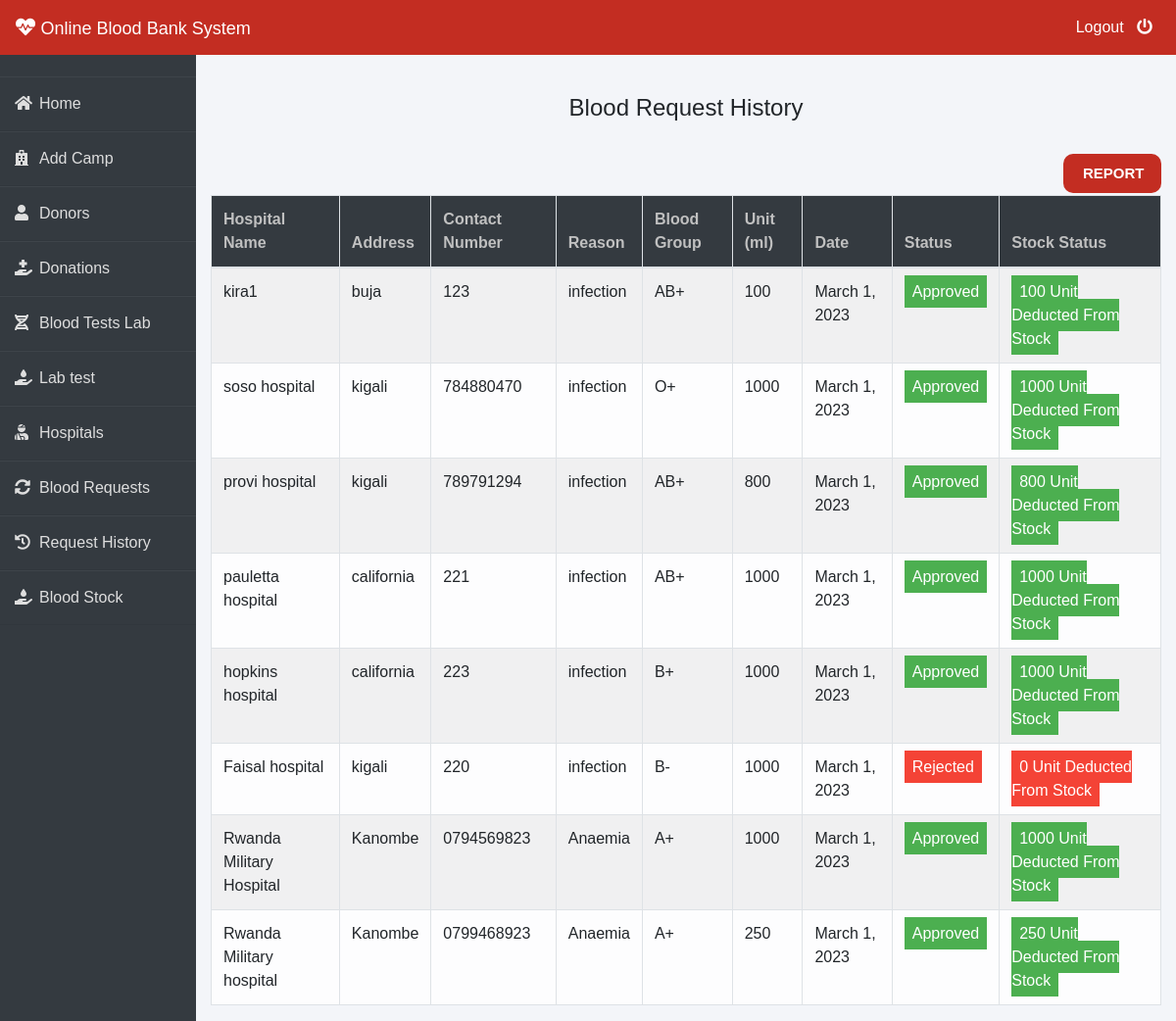
Page /admin-request-history (signed in) on the earlier database version.
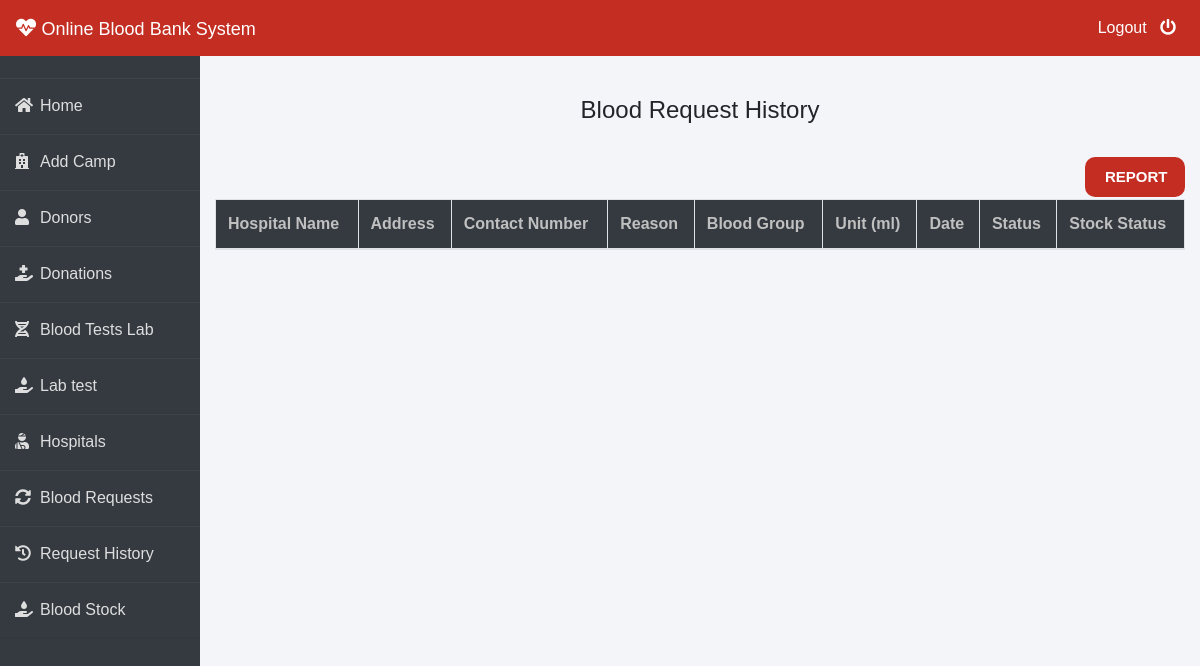
Same page on the later database version.
### blood/models.py (models this page shows, shortened)
class BloodRequest(models.Model):
    request_by_patient = models.ForeignKey(pmodels.Patient, null=True, on_delete=models.CASCADE)
    request_by_donor = models.ForeignKey(dmodels.Donor, null=True, on_delete=models.CASCADE)
    hospital_name = models.CharField(max_length=30)
    address = models.CharField(max_length=40)
    mobile = models.CharField(max_length=20,null=False)
    reason = models.CharField(max_length=500)
    bloodgroup = models.CharField(max_length=10)
    unit = models.PositiveIntegerField(default=0)
    status = models.CharField(max_length=20, default="Pending")
    date = models.DateField(auto_now=True)

### blood/views.py (the view)
# urls.py: path('admin-request-history', views.admin_request_history_view,name='admin-request-history'),
@login_required(login_url='adminlogin')
def admin_request_history_view(request):
    requests = models.BloodRequest.objects.all().exclude(status='Pending')
    return render(request, 'blood/admin_request_history.html', {'requests': requests})

### templates/blood/admin_request_history.html (shortened to what this page needs)
{% extends 'blood/adminbase.html' %}
{% block content %}
{% load widget_tweaks %}
{%load static%}
<head>
</head>
<br><br>
<div class="container">
    <H4 class="text-center">Blood Request History</H4><br>
    <a id="export-pdf" href="{% url 'export-pdf' %}">REPORT</a>
    <table class="table table-light table-hover table-bordered table-striped">
        <thead class="bg-dark">
            <tr>
                <th scope="col" style="color: rgb(192, 192, 192);">Hospital Name</th>
                <th scope="col" style="color: rgb(192, 192, 192);">Address</th>
                <th scope="col" style="color: rgb(192, 192, 192);">Contact Number</th>
                <th scope="col" style="color: rgb(192, 192, 192);">Reason</th>
                <th scope="col" style="color: rgb(192, 192, 192);">Blood Group</th>
                <th scope="col" style="color: rgb(192, 192, 192);">Unit (ml)</th>
                <th scope="col" style="color: rgb(192, 192, 192);">Date</th>
                <th scope="col" style="color: rgb(192, 192, 192);">Status</th>
                <th scope="col" style="color: rgb(192, 192, 192);">Stock Status</th>
            </tr>
        </thead>
        <tbody>
            {% for t in requests %}
            <tr>
                <td> {{t.hospital_name}}</td>
                <td>{{t.address}}</td>
                <td>{{t.mobile}}</td>
                <td>{{t.reason}}</td>
                <td>{{t.bloodgroup}}</td>
                <td>{{t.unit}}</td>
                <td>{{t.date}}</td>
                {% if t.status == 'Approved' %}
                <td><span class="label success"> Approved</span></td>
                <td><span class="label success"> {{t.unit}} Unit Deducted From Stock</span></td>
                {% else %}
                <td><span class="label danger">Rejected</span></td>
                <td><span class="label danger"> 0 Unit Deducted From Stock</span></td>
                {% endif %}
            </tr>
            {% endfor %}
        </tbody>
    </table>
</div>
{% endblock content %}

Differences in the rows shown:
removed BloodRequest: hospital_name "kira1", address "buja", mobile "123", reason "infection", bloodgroup "AB+", unit "100", date "March 1, 2023"
removed BloodRequest: hospital_name "soso hospital", address "kigali", mobile "784880470", reason "infection", bloodgroup "O+", unit "1000", date "March 1, 2023"
removed BloodRequest: hospital_name "provi hospital", address "kigali", mobile "789791294", reason "infection", bloodgroup "AB+", unit "800", date "March 1, 2023"
removed BloodRequest: hospital_name "pauletta hospital", address "california", mobile "221", reason "infection", bloodgroup "AB+", unit "1000", date "March 1, 2023"
removed BloodRequest: hospital_name "hopkins hospital", address "california", mobile "223", reason "infection", bloodgroup "B+", unit "1000", date "March 1, 2023"
removed BloodRequest: hospital_name "Faisal hospital", address "kigali", mobile "220", reason "infection", bloodgroup "B-", unit "1000", date "March 1, 2023", status "Rejected"
removed BloodRequest: hospital_name "Rwanda Military Hospital", address "Kanombe", mobile "0794569823", reason "Anaemia", bloodgroup "A+", unit "1000", date "March 1, 2023"
removed BloodRequest: hospital_name "Rwanda Military hospital", address "Kanombe", mobile "0799468923", reason "Anaemia", bloodgroup "A+", unit "250", date "March 1, 2023"
